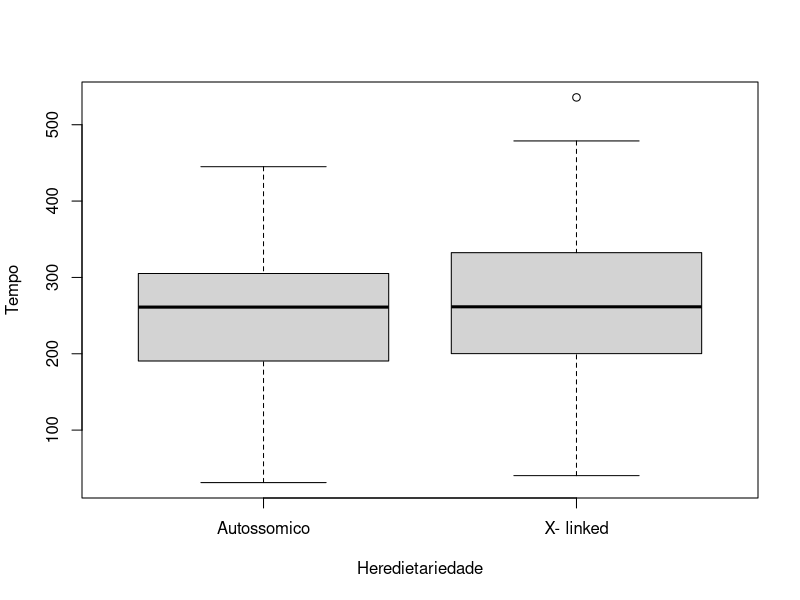

Here is the R script that generated this plot:
setwd("~/Documents/projects/UTFPR/probabilidade-e-estatistica-MA35B/aula3/tarefas/tarefa6")
dados <- read.csv(file = "cgd1.csv", sep = ",")

boxplot(dados$Tempo~dados$PH, ylab="Tempo", xlab="Heredietariedade", names=c("Autossomico", "X- linked"))
